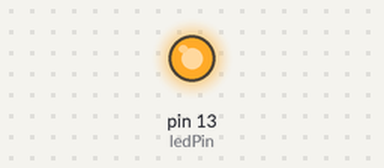
Recording of a sketch running on a simulated Arduino Mega 2560, built with avr-gcc and run on an emulated ATmega2560. On the bench: output pins drawn as LEDs (lit = HIGH).

Above: at 0.37 s.
At 5.5 s:
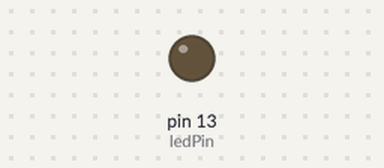
Timing chart, 0 to 13.6 s (numbered marks = the images above):
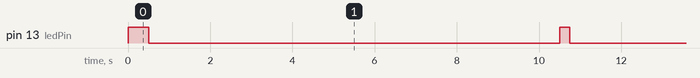

Measured:
- by itself, pin 13 (ledPin): alternates HIGH for 0.25 s and LOW for 10.0 s

The sketch:

TeensyTXDisplayTest.ino
```cpp
const int ledPin = 13;

int count = 0;
const int num_strings = 6;

void setup() {
	// Serial1.setTxPin(1);
	Serial1.begin(9600);


	pinMode(ledPin, OUTPUT);
	digitalWrite(ledPin, HIGH);
	delay(250);
	digitalWrite(ledPin, LOW);
}

void loop() {

	count++;
	count = count % 100;

	Serial1.print("c:");
	Serial1.print(count);
	Serial1.print(" ");


	int num = count % (num_strings + 1);
	switch (num) {
		case 1:
			Serial1.print("Roder-Koder-Sludrer!");
			break;
		case 2:
			Serial1.print("Hygger-Bygger-Lodder?");
			break;
		case 3:
			Serial1.print("Hygger-KODER-Bygger-SLUDRER-Lodder");
			break;
		case 4:
			Serial1.print("Radler");
			break;
		case 5:
			Serial1.print("ERORR, haha");
		default:
			Serial1.print(" ");
			break;
	}


	digitalWrite(ledPin, HIGH);
	delay(250);
	digitalWrite(ledPin, LOW);

	delay(10000);
}
```
